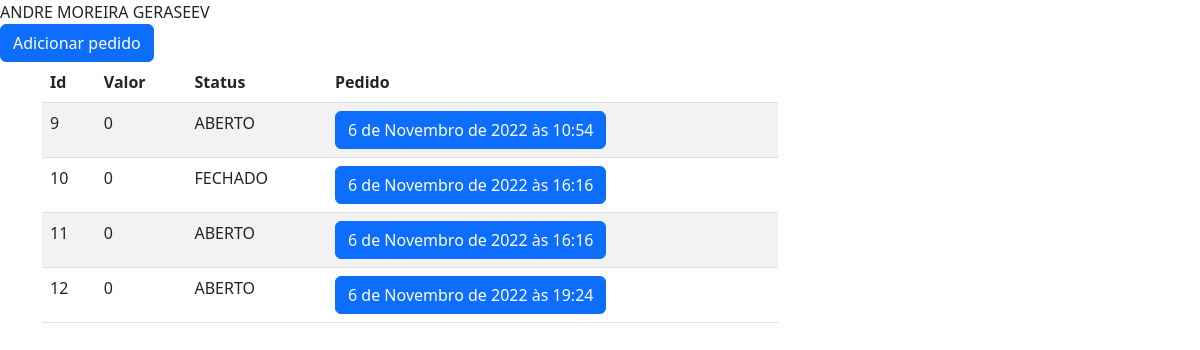
/pedidos/10, run on the app's committed database.
### clientes/models.py (models this page shows, shortened)
class Cliente(models.Model):
    vendedor = models.ForeignKey(Vendedor, on_delete=models.CASCADE)
    nome = models.CharField(max_length=80)
    telefone = models.IntegerField(blank= True, null=True)
    email = models.EmailField(blank= True, null=True)
    cpf = models.IntegerField(blank=True, null=True)
    slug = models.SlugField(unique=True, blank=True, null=True)
    created_at = models.DateTimeField(auto_now_add=True, blank=True, null=True)
    updated_at = models.DateTimeField(auto_now=True, blank=True, null=True)

### pedidos/models.py (models this page shows)
class Pedido(models.Model):
    cliente = models.ForeignKey(Cliente, on_delete=models.CASCADE)
    vendedor = models.ForeignKey(Vendedor, on_delete=models.CASCADE)
    items = models.ManyToManyField(Item)
    created_at = models.DateTimeField(auto_now_add=True, blank=True, null=True)
    updated_at = models.DateTimeField(auto_now=True, blank=True, null=True)
    status = models.BooleanField(default=False)
    def __str__(self):
        return str(self.pk)
    @property
    def valor_total(self):
        quantidade= sum([int(item.quantidade) for item in self.items.all()])
        if quantidade >=20 and quantidade  <=49:
            return 22 * quantidade
        elif quantidade >=50 and quantidade  <=99:
            return 10 * quantidade
        elif quantidade >=100 and quantidade  <=199:
            return 18 * quantidade
        elif quantidade >= 200:
            return 17 * quantidade
        else:
            return quantidade * 25

### pedidos/views.py (the view)
# urls.py: path('pedidos/<slug:cliente>', pedidos, name='pedidos'),
def pedidos(request, cliente):
    clientes = Cliente.objects.filter(id=cliente)
    vendedor = Vendedor.objects.all()
    produtos = Juice.objects.all()
    pedidos = Pedido.objects.filter(cliente_id=cliente)
    item = Item.objects.all()
    context = {'clientes': clientes,
                'vendedor': vendedor,
                'produtos': produtos,
                'pedidos': pedidos,
                'item': item,
                }
    if request.method == "POST":
        cli = Cliente.objects.get(id=cliente)
        ven = Vendedor.objects.get(id=1)
        novo_pedido = Pedido(cliente= cli, vendedor=ven)
        novo_pedido.save()
    return render(request=request, template_name="pedidos.html",context= context)

### templates/pedidos.html (shortened to what this page needs)
{% extends 'base.html' %}
{% load static %}
{% block content %}
{% for cliente in clientes %}
{{cliente.nome}}
<form method="post" >
<button type="submit" class="btn btn-primary">Adicionar pedido</button>
</form>
<div class="container">
    <div class="row">
        <div class="col-8">
            <table class="table table-striped table-inverse table-responsive">
                <thead class="thead-default">
                <tr>
                    <th>Id</th>
                    <th>Valor</th>
                    <th>Status</th>
                    <th>Pedido</th>
                </tr>
                </thead>
                <tbody>{% for pedido in pedidos %}
                <tr>
                    <td scope="row">{{ pedido }}</td>
                    <td>{{pedido.valor_total}}</td>
                    <td>{% if pedido.status == False %} ABERTO {% else %} FECHADO {% endif %}</td>
                    <td><a name="" id="" class="btn btn-primary" href="/pedido/{{cliente.slug}}/{{pedido.id}}" role="button">{{pedido.created_at}}</a></td>
                </tr>
                {% endfor %}
                </tbody>
            </table>
        </div>
    </div>
</div>
{% endfor %}
{% endblock %}

### data on the page
Cliente: nome "ANDRE MOREIRA GERASEEV"
Pedido: id "9", valor_total "0", status "ABERTO", created_at "6 de Novembro de 2022 às 10:54"
Pedido: id "10", valor_total "0", status "FECHADO", created_at "6 de Novembro de 2022 às 16:16"
Pedido: id "11", valor_total "0", status "ABERTO", created_at "6 de Novembro de 2022 às 16:16"
Pedido: id "12", valor_total "0", status "ABERTO", created_at "6 de Novembro de 2022 às 19:24"
